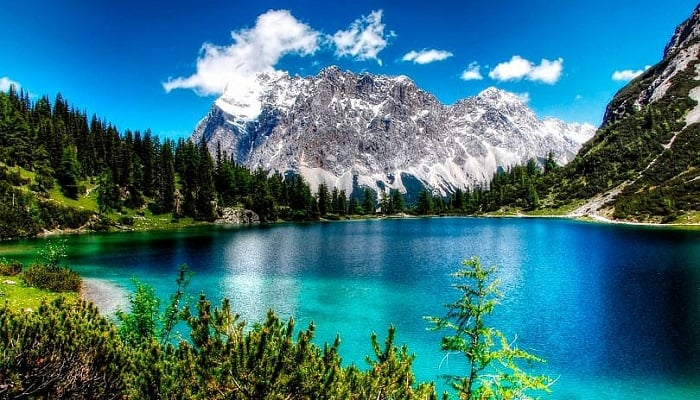
#> input picture data/image.jpg, 700 x 400 px
$ jupyter execute ejercicio_c.ipynb
#> lines starting #> are read from the running program, lines starting #| are printed output that depends on the picture; after the words box and inside, x2 and y2 are one past the last pixel; in counts of white or black regions, pixels touching at a corner belong together
# 10. Morphological Operations

## Table of Contents
1. [Libraries](#libraries)
2. [Erosion](#erosion)
3. [Dilation](#dilation)
4. [Opening](#opening)
5. [Closing](#closing)
6. [Morphological Gradient](#gradient)
7. [Morphological Hats](#hats)
   1. [Top or White Hat](#top)
   1. [Black Hat](#black)

## Importing Libraries <a class="anchor" id="libraries" ></a>

[cell 1]
import cv2
import numpy as np
import matplotlib.pyplot as plt

[cell 2]
img = cv2.imread("data/image.jpg")
#> img is the input picture: shape (400, 700, 3); mean B, G, R 124.3, 112.9, 56.6
img1 = cv2.cvtColor(img, cv2.COLOR_BGR2RGB)
img2 = cv2.imread("data/image.jpg",0)
#> img2: shape (400, 700); min 0, max 255, mean 97.3

[cell 3]
#function to see image
def imgshow(img=img,img1=img1,img2=img2, rows=1,columns=3):
#> called with rows = 1, columns = 3
    print(img.shape,img1.shape,img2.shape)
#| (400, 700, 3) (400, 700, 3) (400, 700)
    fig = plt.figure(figsize=(15,8))
    #adds a subplot at 1st position
    fig.add_subplot(rows,columns,1)
    plt.title('BGR Format')
    plt.imshow(img)

    #adds a subplot at 2nd position
    fig.add_subplot(rows,columns,2)
    plt.title('RGB Format')
    plt.imshow(img1)

    #adds a subplot at 3rd position
    fig.add_subplot(rows,columns, 3)
    plt.title('BGR to GRAY')
    plt.imshow(img2,cmap="gray")
    plt.show()
#> figure, not shown here; B, G, R data is drawn as R, G, B

imgshow(img=img,img1=img1,img2=img2, rows=1,columns=3)

## Erosion <a class="anchor" id="erosion" ></a>

Erosin primarily involves eroding(thinning) outer surface(foreground) of image
- Tt is suggested to have foreground as white

[cell 4]
BGR2GRAY = cv2.cvtColor(img,cv2.COLOR_BGR2GRAY)
plt.imshow(BGR2GRAY,cmap="gray")
plt.show()

Eroding boundy of image upto 3 level

[cell 5]
def plt_imshow(title, image):
    image = cv2.cvtColor(image, cv2.COLOR_BGR2RGB)
    plt.imshow(image)
    plt.title(title)
    plt.grid(False)
    plt.show()

for i in range(0,3):
    eroded = cv2.erode(BGR2GRAY.copy(), None, iterations=i+1)
    plt_imshow("Eroded {} times".format(i+1), eroded)
#> this loop made 3 passes
#> pass 1, `eroded = cv2.erode(BGR2GRAY.copy(), None, iterations=i+1)`:
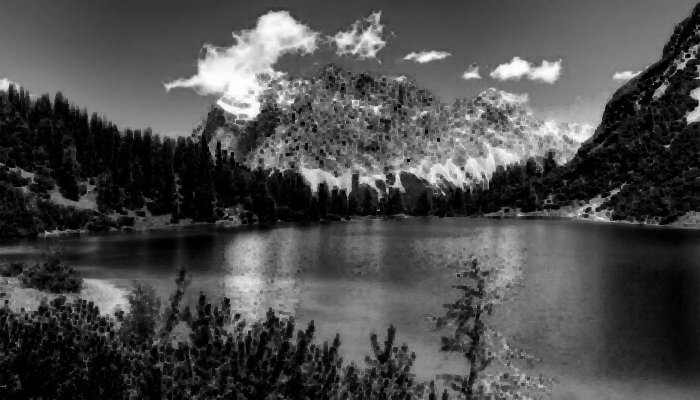
#> eroded: shape (400, 700); min 0, max 255, mean 74.8

### Binarize Image

[cell 6]
binr = cv2.threshold(BGR2GRAY, 0, 255, cv2.THRESH_BINARY + cv2.THRESH_OTSU)[1]
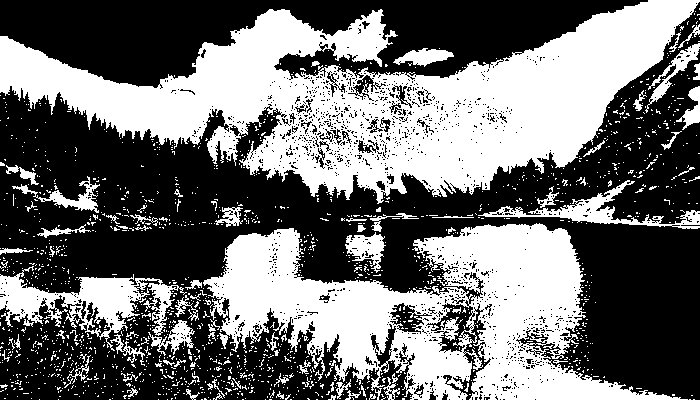
#> binr: shape (400, 700); 43.8% white; 1549 white regions (1461 under 20 px), largest, box (x1, y1, x2, y2) and area: (0, 0, 700, 204) 62557, (203, 223, 688, 400) 39605, (0, 266, 187, 351) 5464
image = cv2.cvtColor(binr, cv2.COLOR_BGR2RGB)
plt.imshow(image)
plt.show()

### We can Invert Image to keep foreground in white

[cell 7]
invert = cv2.bitwise_not(binr)
image = cv2.cvtColor(invert, cv2.COLOR_BGR2RGB)
plt.imshow(image)
plt.show()

Then, we can define a kernel of $5 \times 5$ to use in erosion

[cell 8]
kernel = np.ones((5,5), np.uint8) #check for 3*3 or 7*7 kernel size too
print(kernel)

[cell 9]
for i in range(0,3):
    eroded = cv2.erode(invert.copy(),kernel=kernel, iterations=i+1)
    plt_imshow("Eroded {} times".format(i+1), eroded)
#> this loop made 3 passes
#> pass 1, `eroded = cv2.erode(invert.copy(),kernel=kernel, iterations=i+1)`:
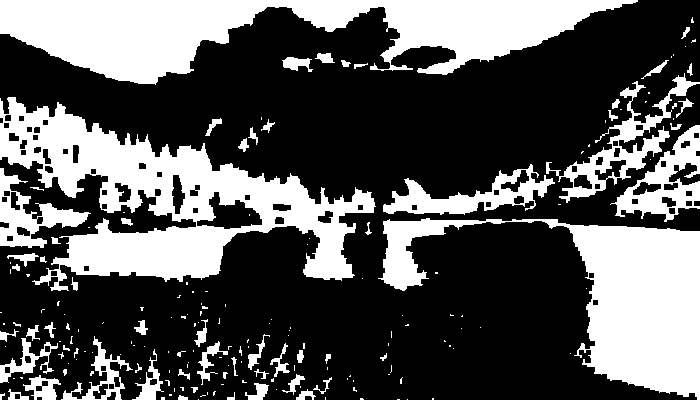
#> eroded: shape (400, 700); 34.3% white; 188 white regions (126 under 20 px), largest, box (x1, y1, x2, y2) and area: (0, 0, 638, 85) 27461, (0, 97, 376, 291) 27335, (378, 218, 700, 400) 21082

## Dilation <a class="anchor" id="dilation" ></a>

Involves dilating outer surface (foreground) of image
- For joining broken parts of an image together

[cell 10]
#binarize image
binr = cv2.threshold(BGR2GRAY,0,255,cv2.THRESH_BINARY + cv2.THRESH_OTSU)[1]
kernel = np.ones((3,3),np.uint8)
invert = cv2.bitwise_not(binr)

#dilate image
dilation = cv2.dilate(binr, kernel, iterations=1)
#> dilation: shape (400, 700); 58.1% white; 359 black regions (302 under 20 px), largest, box (x1, y1, x2, y2) and area: (0, 46, 700, 292) 50868, (0, 0, 647, 87) 29660, (360, 215, 700, 400) 22691

plt.imshow(dilation, cmap='gray')
plt.show()

We can apply series of dilations on inverted image using no kernel

[cell 11]
for i in range(0,3):
    dilated = cv2.dilate(invert.copy(),None,iterations= i+1)
    plt_imshow("Dilated {} times".format(i+1),dilated)
#> this loop made 3 passes
#> pass 1, `dilated = cv2.dilate(invert.copy(),None,iterations= i+1)`:
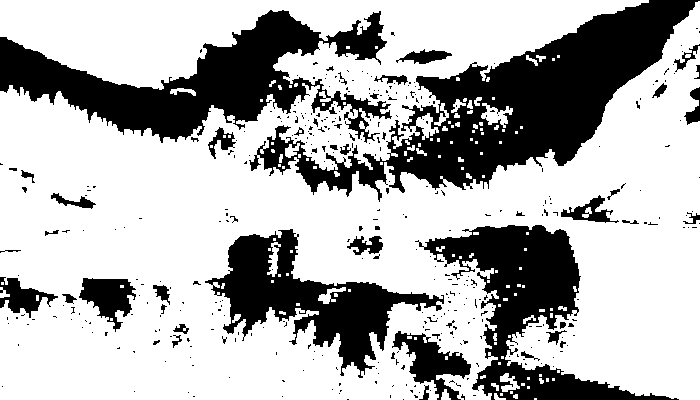
#> dilated: shape (400, 700); 69.8% white; 387 black regions (341 under 20 px), largest, box (x1, y1, x2, y2) and area: (249, 0, 700, 202) 28303, (0, 10, 392, 143) 20044, (415, 225, 679, 400) 14012

[cell 12]
for i in range(0,4):
    dilated = cv2.dilate(BGR2GRAY.copy(),None,iterations= i+1)
    plt_imshow("Dilated {} times".format(i+1),dilated)

## Opening <a class="anchor" id="opening" ></a>

Erosion followed by dilation in outer surface (foreground) of image
- Generally used to remove noise (small blobs) in image

[cell 13]
#opening image
opening = cv2.morphologyEx(binr,cv2.MORPH_OPEN,kernel,iterations=1)
#> opening: shape (400, 700); 37.2% white; 198 white regions (123 under 20 px), largest, box (x1, y1, x2, y2) and area: (0, 0, 700, 203) 57334, (414, 224, 680, 400) 17177, (204, 228, 456, 379) 13895

#print output
plt.imshow(opening, cmap='gray')
plt.show()

[cell 14]
for i in range(0,3):
    opening = cv2.morphologyEx(binr.copy(),cv2.MORPH_OPEN,None,iterations= i+1)
    plt_imshow("Dilated {} times".format(i+1),opening)
    plt.show()

## Closing <a class="anchor" id="closing" ></a>

Dilation followed by erosion in outer surface (foreground) of image
- Generally used to close holes inside of objects or for connecting components together

[cell 15]
#closing image
closing = cv2.morphologyEx(binr, cv2.MORPH_CLOSE, kernel, iterations=1)
#> closing: shape (400, 700); 49.5% white; 526 white regions (468 under 20 px), largest, box (x1, y1, x2, y2) and area: (0, 0, 700, 204) 68530, (0, 223, 695, 400) 56628, (478, 180, 700, 229) 2864

#print output
plt.imshow(closing,cmap='gray')
plt.show()

[cell 16]
for i in range(0,3):
    closing = cv2.morphologyEx(binr.copy(),cv2.MORPH_CLOSE,None,iterations= i+1)
    plt_imshow("Dilated {} times".format(i+1),closing)
    plt.show()

Iterating with different kernels

[cell 17]
kernelSizes = [(3,3), (5,5), (7,7)]
BGR2GRAY = cv2.cvtColor(img,cv2.COLOR_BGR2GRAY)

for kernelSize in kernelSizes:
    kernel = cv2.getStructuringElement(cv2.MORPH_RECT, kernelSize)
    closing = cv2.morphologyEx(BGR2GRAY, cv2.MORPH_CLOSE, kernel)
    plt_imshow("Closing Kernel Size: ({}, {})".format(kernelSize[0], kernelSize[1]), closing)
#> this loop made 3 passes
#> pass 1, `closing = cv2.morphologyEx(BGR2GRAY, cv2.MORPH_CLOSE, kernel)`:
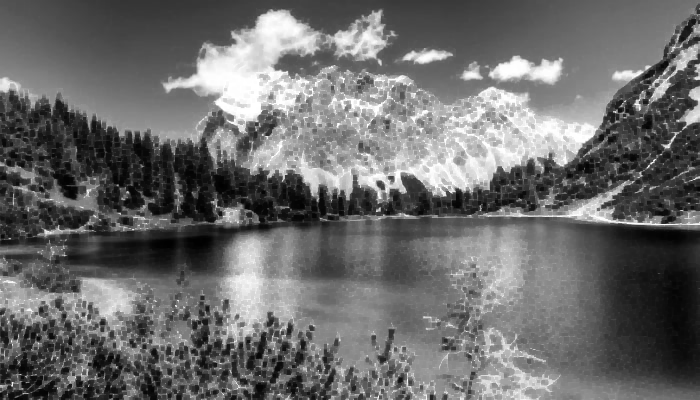
#> closing: shape (400, 700); min 1, max 255, mean 107.3

## Morphological Gradient <a class="anchor" id="gradient" ></a>

It first applies erosion and dilation individually on image and then computes difference between eroded and dilated image

[cell 18]
# use morph gradient
morph_gradient = cv2.morphologyEx(invert,cv2.MORPH_GRADIENT,kernel)
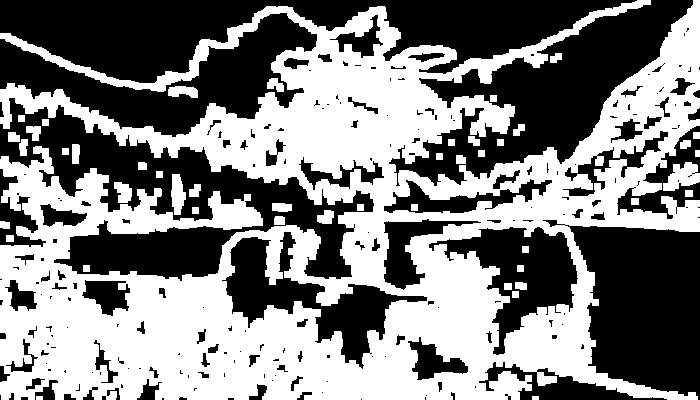
#> morph_gradient: shape (400, 700); 50.3% white; 215 black regions (127 under 20 px), largest, box (x1, y1, x2, y2) and area: (0, 0, 637, 83) 26153, (0, 98, 374, 281) 23326, (389, 0, 693, 186) 19797

#print output
plt.imshow(morph_gradient, cmap='gray')
plt.show()

[cell 19]
for i in range(0,3):
    # use morph gradient
    morph_gradient = cv2.morphologyEx(invert,cv2.MORPH_GRADIENT,kernel+i)
    #print output
    plt.imshow(morph_gradient, cmap='gray')
    plt.show()

Iterating with different kernels

[cell 20]
kernelSizes = [(3,3), (5,5), (7,7)]
BGR2GRAY = cv2.cvtColor(img,cv2.COLOR_BGR2GRAY)

for kernelSize in kernelSizes:
    kernel = cv2.getStructuringElement(cv2.MORPH_RECT, kernelSize)
    gradient = cv2.morphologyEx(BGR2GRAY, cv2.MORPH_GRADIENT, kernel)
    plt_imshow("Gradient: ({}, {})".format(
        kernelSize[0], kernelSize[1]), gradient)
#> this loop made 3 passes
#> kernel on pass 1: [[1, 1, 1], [1, 1, 1], [1, 1, 1]]
#> pass 1, `gradient = cv2.morphologyEx(BGR2GRAY, cv2.MORPH_GRADIENT, kernel)`:
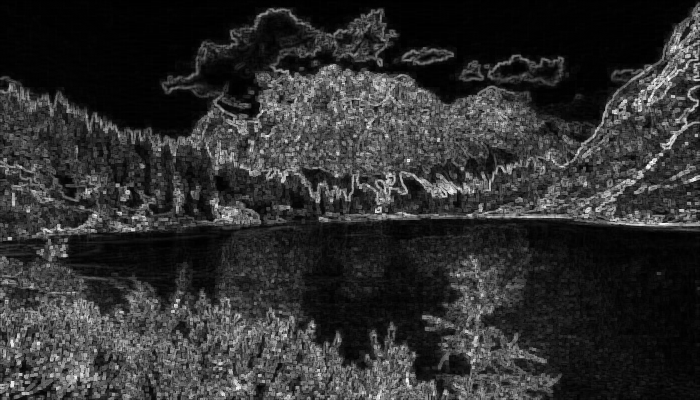
#> gradient: shape (400, 700); min 0, max 250, mean 47.7

## Morphological Hats <a class="anchor" id="hats" ></a>

1. Top or White Hat
2. Black hat

### Top or White Hat <a class="anchor" id="top" ></a>

It is the difference between original (grayscale/single channel) input image and opening image

- Finds light(bright) regions of an image on dark background

[cell 21]
#construct a kernel (13x5)
kernel = cv2.getStructuringElement(cv2.MORPH_RECT,(13,5))
kernel

[cell 22]
tophat = cv2.morphologyEx(BGR2GRAY, cv2.MORPH_TOPHAT, kernel)
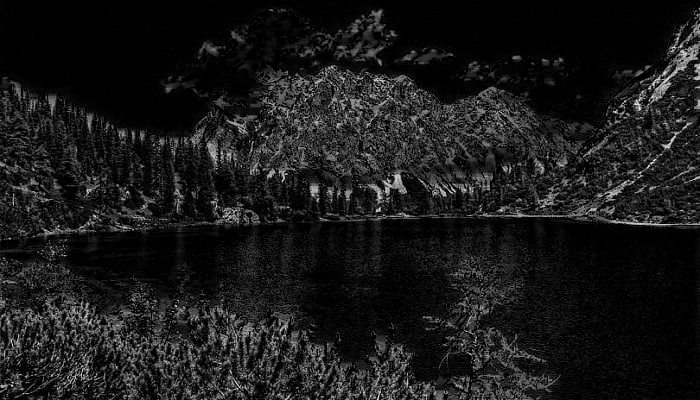
#> tophat: shape (400, 700); min 0, max 247, mean 25.5

plt.imshow(tophat, cmap='gray')
plt.show()

### Black Hat <a class="anchor" id="black" ></a>

Output is a difference between input image & opened image
- Finds dark regions on a light background

[cell 23]
blackhat = cv2.morphologyEx(BGR2GRAY,cv2.MORPH_BLACKHAT,kernel)
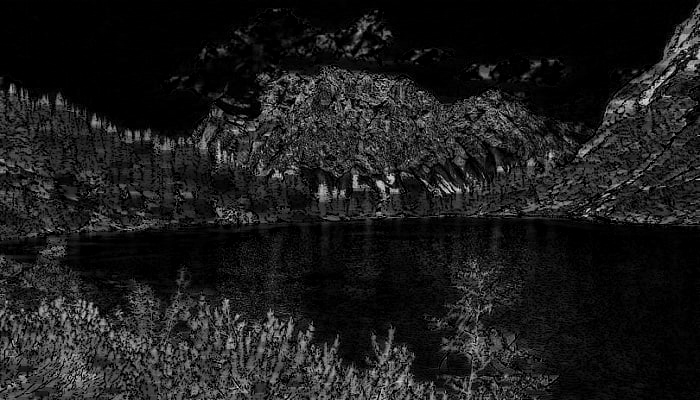
#> blackhat: shape (400, 700); min 0, max 236, mean 28

plt.imshow(blackhat, cmap='gray')
plt.show()

### c) Investigar una aplicación de opening y closing e implementalo en Google Colab

[cell 24]
# Definir dimensiones para la visualización de imágenes
w = 30
l = 20

# Cargar la imagen en escala de grises desde la ruta especificada
image_path = "data/rayos_x_pecho.jpg"  # [Comentar: Reemplazar con la ruta de tu propia imagen]
original_image = cv2.imread(image_path, cv2.IMREAD_GRAYSCALE)
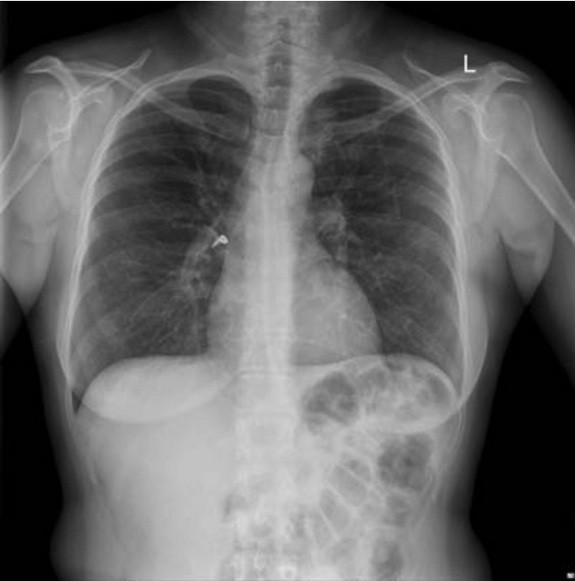
#> input picture data/rayos_x_pecho.jpg, 575 x 581 px

# Definir un kernel (elemento estructurante) para operaciones morfológicas
kernel_size = 10
kernel = np.ones((kernel_size, kernel_size), np.uint8)

# Aplicar la operación de apertura (opening) a la imagen original utilizando el kernel definido
opened_image = cv2.morphologyEx(original_image, cv2.MORPH_OPEN, kernel)

# Aplicar umbralización (thresholding) a la imagen abierta utilizando el método de Otsu
binarized_image = cv2.threshold(opened_image, 0, 255, cv2.THRESH_BINARY + cv2.THRESH_OTSU)[1]

# Mostrar las imágenes original y abierta lado a lado en una figura de Matplotlib
plt.figure(figsize=(w, l))

plt.subplot(1, 2, 1)
plt.imshow(original_image, cmap='gray')
plt.title('Imagen original', fontsize=35)
plt.axis('off')

plt.subplot(1, 2, 2)
plt.imshow(opened_image, cmap='gray')
plt.title('Imagen tras transformación', fontsize=35)
plt.axis('off')

plt.show()
